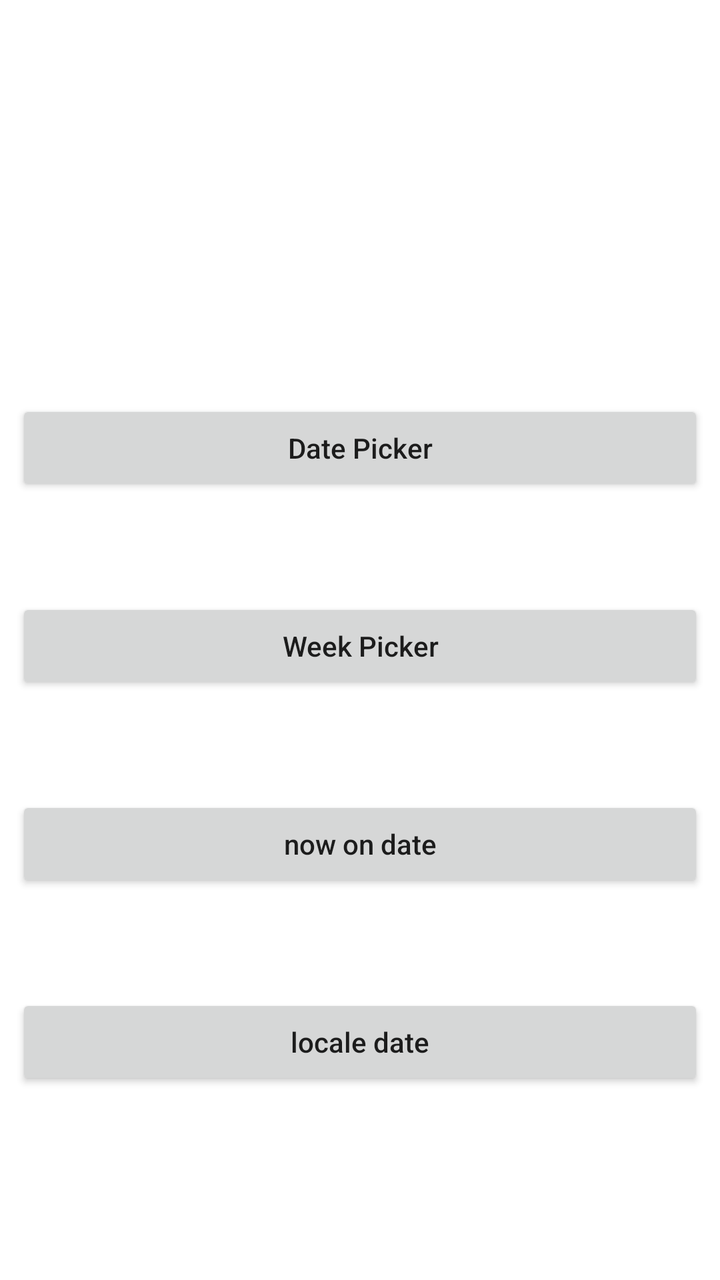
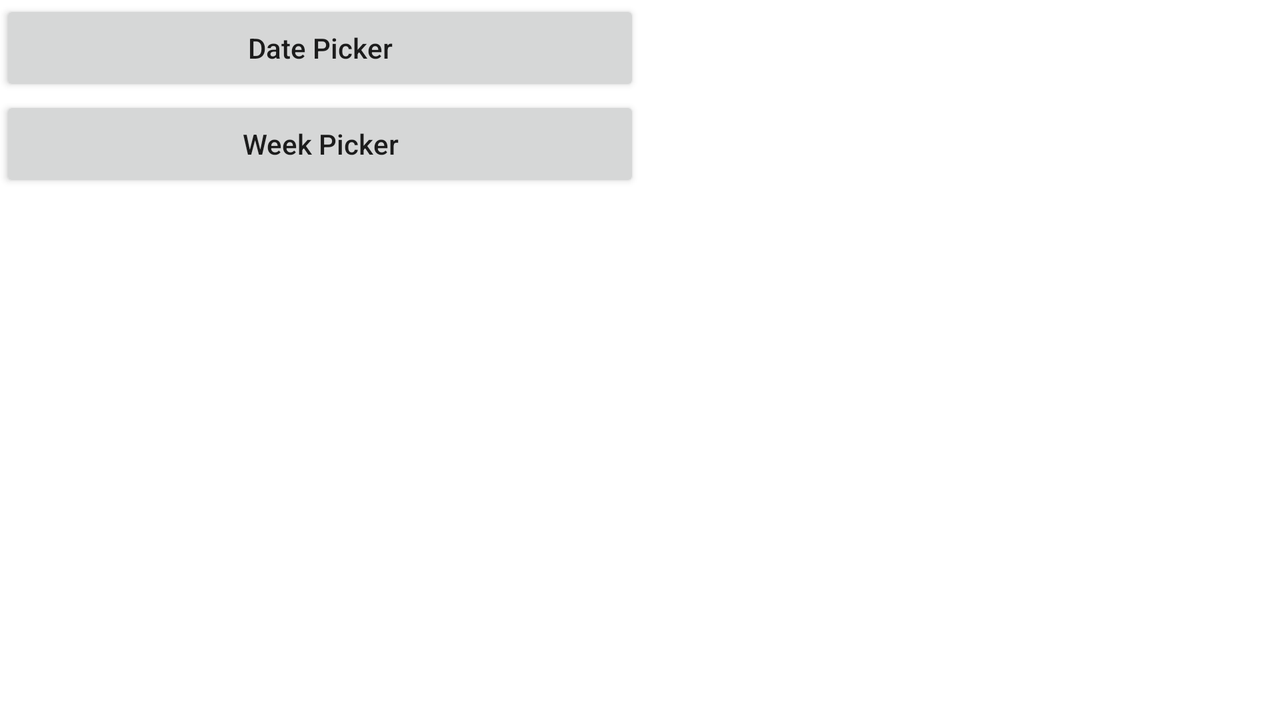

One screen, two layout resources from the same app: the default and the author's alternative for another configuration. Each is rendered where Android would select it; the XML of both is given below.
<!-- AndroidManifest.xml: application theme Theme.SampleAndTest -->
<!-- res/layout/fragment_time_picker.xml -->
<?xml version="1.0" encoding="utf-8"?>
<LinearLayout xmlns:android="http://schemas.android.com/apk/res/android"
    xmlns:tools="http://schemas.android.com/tools"
    android:layout_width="match_parent"
    android:layout_height="match_parent"
    android:orientation="vertical"
    android:gravity="center"
    tools:context=".ui.time.TimePickerFragment">

    <LinearLayout
        android:layout_width="match_parent"
        android:layout_height="wrap_content"
        android:orientation="vertical"
        android:padding="8dp">


        <TextView
            android:id="@+id/sys_time"
            android:layout_width="match_parent"
            android:layout_height="wrap_content"
            android:layout_marginVertical="8dp"
            android:text=""
            android:textAlignment="center"
            android:textColor="@color/black"
            android:textStyle="bold" />

        <TextView
            android:id="@+id/sys_time2"
            android:layout_width="match_parent"
            android:layout_height="wrap_content"
            android:layout_marginVertical="8dp"
            android:text=""
            android:textAlignment="center"
            android:textColor="@color/black"
            android:textStyle="bold" />

        <TextView
            android:id="@+id/sys_time3"
            android:layout_width="match_parent"
            android:layout_height="wrap_content"
            android:layout_marginVertical="8dp"
            android:text=""
            android:textAlignment="center"
            android:textColor="@color/black"
            android:textStyle="bold" />

        <TextView
            android:id="@+id/sys_time4"
            android:layout_width="match_parent"
            android:layout_height="wrap_content"
            android:layout_marginVertical="8dp"
            android:text=""
            android:textAlignment="center"
            android:textColor="@color/black"
            android:textStyle="bold" />

        <androidx.appcompat.widget.AppCompatButton
            android:id="@+id/date_picker"
            android:layout_width="match_parent"
            android:layout_height="wrap_content"
            android:text="Date Picker"
            android:textAllCaps="false" />

        <TextView
            android:id="@+id/selected_date_TV"
            android:layout_width="match_parent"
            android:layout_height="wrap_content"
            android:layout_marginVertical="8dp"
            android:text=""
            android:textAlignment="center"
            android:textColor="@color/black"
            android:textStyle="bold" />
    </LinearLayout>
    <LinearLayout
        android:layout_width="match_parent"
        android:layout_height="wrap_content"
        android:orientation="vertical"
        android:padding="8dp">

        <androidx.appcompat.widget.AppCompatButton
            android:id="@+id/week_picker"
            android:layout_width="match_parent"
            android:layout_height="wrap_content"
            android:text="Week Picker"
            android:textAllCaps="false" />

        <TextView
            android:id="@+id/selected_week_TV"
            android:layout_width="match_parent"
            android:layout_height="wrap_content"
            android:layout_marginVertical="8dp"
            android:text=""
            android:textAlignment="center"
            android:textColor="@color/black"
            android:textStyle="bold" />
    </LinearLayout>
    <LinearLayout
        android:layout_width="match_parent"
        android:layout_height="wrap_content"
        android:orientation="vertical"
        android:padding="8dp">

        <androidx.appcompat.widget.AppCompatButton
            android:id="@+id/now_on_date"
            android:layout_width="match_parent"
            android:layout_height="wrap_content"
            android:text="now on date"
            android:textAllCaps="false" />

        <TextView
            android:id="@+id/selected_now_on_TV"
            android:layout_width="match_parent"
            android:layout_height="wrap_content"
            android:layout_marginVertical="8dp"
            android:text=""
            android:textAlignment="center"
            android:textColor="@color/black"
            android:textStyle="bold" />
    </LinearLayout>
    <LinearLayout
        android:layout_width="match_parent"
        android:layout_height="wrap_content"
        android:orientation="vertical"
        android:padding="8dp">

        <androidx.appcompat.widget.AppCompatButton
            android:id="@+id/locale_time"
            android:layout_width="match_parent"
            android:layout_height="wrap_content"
            android:text="locale date"
            android:textAllCaps="false" />

        <TextView
            android:id="@+id/tv_locale_time"
            android:layout_width="match_parent"
            android:layout_height="wrap_content"
            android:layout_marginVertical="8dp"
            android:text=""
            android:textAlignment="center"
            android:textColor="@color/black"
            android:textStyle="bold" />
    </LinearLayout>


</LinearLayout>
<!-- resources referenced by this layout -->
<resources>
  <style name="Theme.SampleAndTest" parent="Theme.MaterialComponents.DayNight.NoActionBar">
          
          <item name="colorPrimary">@color/purple_500</item>
          <item name="colorPrimaryVariant">@color/purple_700</item>
          <item name="colorOnPrimary">@color/white</item>
          
          <item name="colorSecondary">@color/teal_200</item>
          <item name="colorSecondaryVariant">@color/teal_700</item>
          <item name="colorOnSecondary">@color/black</item>
          
          <item name="android:statusBarColor">?attr/colorPrimaryVariant</item>
          
      </style>
</resources>
<!-- res/layout-land/fragment_time_picker.xml (the author's variant of the layout above) -->
<!-- drawn on the phone turned sideways -->
<?xml version="1.0" encoding="utf-8"?>
<LinearLayout xmlns:android="http://schemas.android.com/apk/res/android"
    xmlns:tools="http://schemas.android.com/tools"
    android:layout_width="match_parent"
    android:layout_height="match_parent"
    android:orientation="vertical"
    tools:context=".ui.time.TimePickerFragment">

    <LinearLayout
        android:layout_width="match_parent"
        android:layout_height="wrap_content"
        android:weightSum="2"
        android:gravity="center"
        android:orientation="horizontal"
        >

        <androidx.appcompat.widget.AppCompatButton
            android:id="@+id/date_picker"
            android:layout_width="match_parent"
            android:layout_height="wrap_content"
            android:text="Date Picker"
            android:layout_weight="1"
            android:textAllCaps="false"
            />

        <TextView
            android:id="@+id/selected_date_TV"
            android:layout_width="match_parent"
            android:layout_height="wrap_content"
            android:text=""
            android:layout_weight="1"
            android:textColor="@color/black"
            android:textStyle="bold"
            android:layout_marginVertical="8dp"
            android:textAlignment="center"
            />
    </LinearLayout>
    <LinearLayout
        android:layout_width="match_parent"
        android:layout_height="wrap_content"
        android:weightSum="2"
        android:gravity="center"
        android:orientation="horizontal"
        >

        <androidx.appcompat.widget.AppCompatButton
            android:id="@+id/week_picker"
            android:layout_width="match_parent"
            android:layout_height="wrap_content"
            android:text="Week Picker"
            android:layout_weight="1"
            android:textAllCaps="false"
            />

        <TextView
            android:id="@+id/selected_week_TV"
            android:layout_width="match_parent"
            android:layout_height="wrap_content"
            android:text=""
            android:layout_weight="1"
            android:textColor="@color/black"
            android:textStyle="bold"
            android:layout_marginVertical="8dp"
            android:textAlignment="center"
            />
    </LinearLayout>


</LinearLayout>
